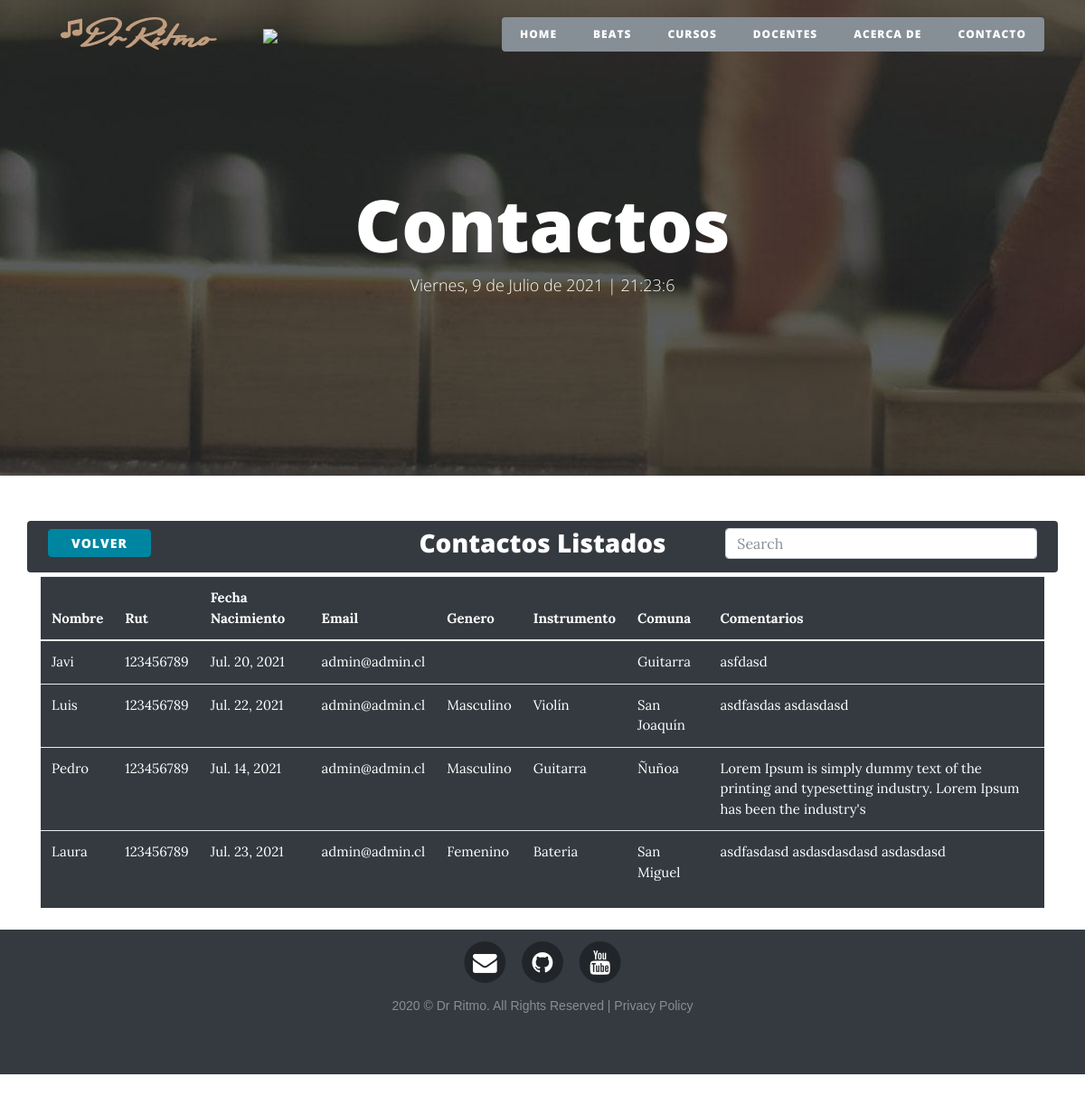
/listar-contactos/, run on the app's committed database.
### contact/models.py (models this page shows, shortened)
class Contacto(models.Model):
    name = models.CharField(max_length=15)
    rut = models.CharField(max_length=9)
    fecha_nacimiento = models.DateField()
    email = models.EmailField()
    password = models.CharField(max_length=15)
    genero = models.CharField(max_length=10)
    instrumento = models.CharField(max_length=10)
    comuna = models.CharField(max_length=15)
    comentarios = models.CharField(max_length=200)

### contact/views.py (the view)
# urls.py: path('listar-contactos/', contact_views.listar_contactos, name='listar-contactos'),
def listar_contactos(request):
    form = Contacto.objects.all()
    return render(request, "contact/listar-contactos.html",{'contact':form})

### contact/templates/contact/listar-contactos.html (shortened to what this page needs)
{% extends 'core/base.html' %}
{% load static %}
{% block img-background %}{% static 'core/img/contact-bg.jpg' %}{% endblock %}
{% block headers %}
<h1>Contactos</h1>
{% endblock %}
{% block content %}
    <div class="row bg-dark text-white p-2 mb-1 mt-1 rounded">
        <div class="col">
            <a href="{% url 'contact' %}">
                <button class="btn btn-primary py-1 rounded">Volver</button >
            </a>
        </div>
        <div class="col text-center">
            <h3>Contactos Listados</h3>
        </div>
        <div class="col">
            <form class="d-flex">
                <input id="texto_buscado" class="form-control me-2 py-1" type="search" placeholder="Search" aria-label="Search">
            </form>
        </div>
    </div>
    <div class="container" style="font-size: 15px;">
        <div class="row">
            <div class="table-responsive bg-dark text-white" id="datos_tabla">
                <table class="table table-hover">
                    <thead>
                        <tr>
                            <th>Nombre</th>
                            <th>Rut</th>
                            <th>Fecha Nacimiento</th>
                            <th>Email</th>
                            <th>Genero</th>
                            <th>Instrumento</th>
                            <th>Comuna</th>
                            <th>Comentarios</th>
                        </tr>
                    </thead>
                    <tbody>
                        {% for c in contact %}
                            <tr>
                                <td>{{c.name}}</td>
                                <td>{{c.rut}}</td>
                                <td>{{c.fecha_nacimiento}}</td>
                                <td>{{c.email}}</td>
                                <td>{{c.genero}}</td>
                                <td>{{c.instrumento}}</td>
                                <td>{{c.comuna}}</td>
                                <td>{{c.comentarios}}</td>
                            </tr>
                        {% endfor %}
                    </tbody>
                </table>
            </div>
        </div>
    </div>
{% endblock %}

### core/static/core/css/my-styles.css (style rules this page uses)
.claro { background-color: #ffffff; color: #000000; transition: 1s; }

### data on the page
Contacto: name "Javi", rut "123456789", fecha_nacimiento "Jul. 20, 2021", email "admin@admin.cl", comuna "Guitarra", comentarios "asfdasd"
Contacto: name "Luis", rut "123456789", fecha_nacimiento "Jul. 22, 2021", email "admin@admin.cl", genero "Masculino", instrumento "Violín", comuna "San Joaquín", comentarios "asdfasdas asdasdasd"
Contacto: name "Pedro", rut "123456789", fecha_nacimiento "Jul. 14, 2021", email "admin@admin.cl", genero "Masculino", instrumento "Guitarra", comuna "Ñuñoa", comentarios "Lorem Ipsum is simply dummy text of the printing and typesetting industry. Lorem Ipsum has been the industry's"
Contacto: name "Laura", rut "123456789", fecha_nacimiento "Jul. 23, 2021", email "admin@admin.cl", genero "Femenino", instrumento "Bateria", comuna "San Miguel", comentarios "asdfasdasd asdasdasdasd asdasdasd"
